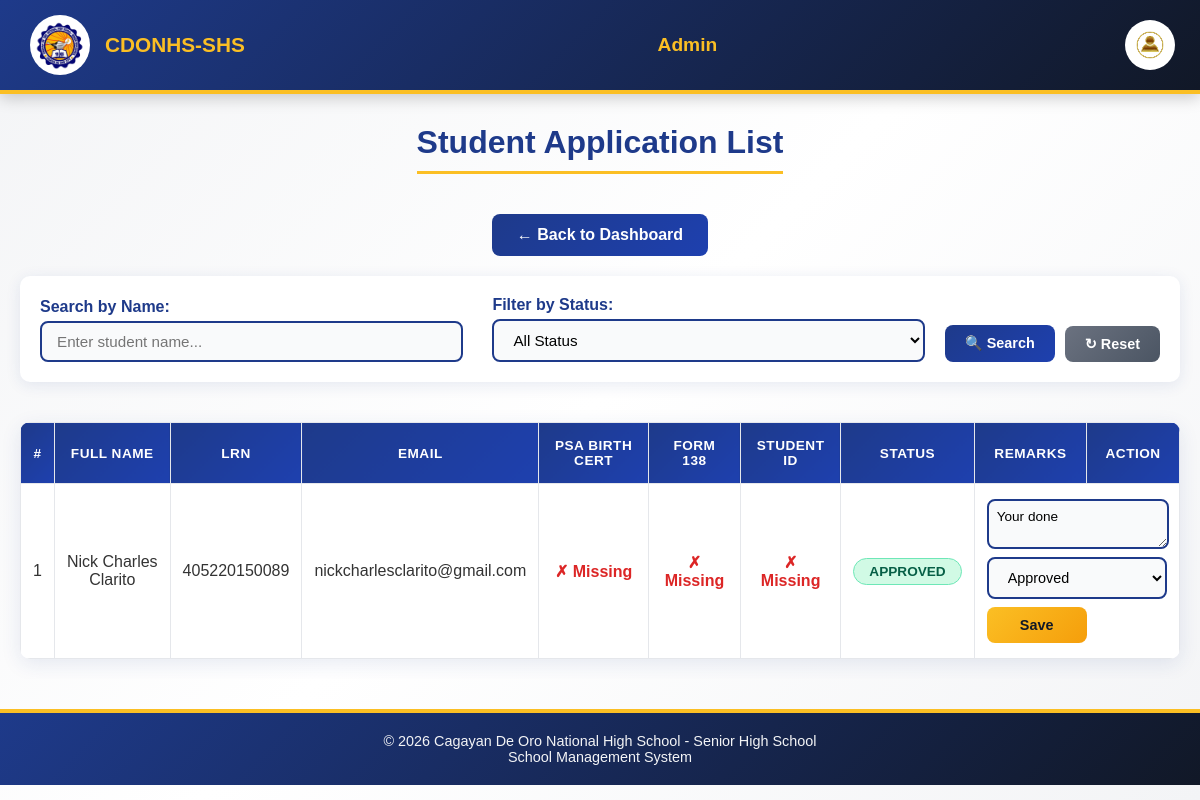
/Website_Files/Admin_Files/admin_student_application_list.php (signed in), run on an earlier commit of the app's database.
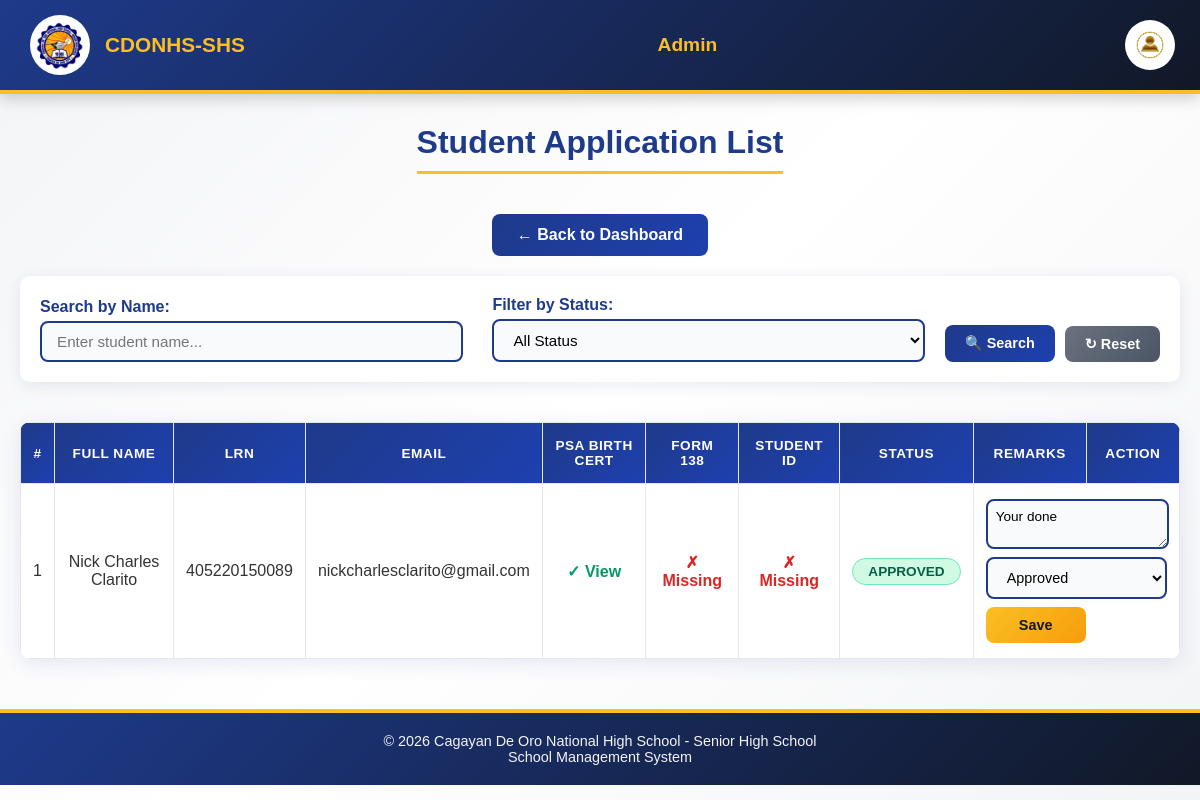
And on a later commit of the database.
### tables this page shows
CREATE TABLE `student_applications` (
  `application_id` int(11) NOT NULL,
  `first_name` varchar(100) NOT NULL,
  `last_name` varchar(100) NOT NULL,
  `middle_name` varchar(100) DEFAULT NULL,
  `extension_name` varchar(20) DEFAULT NULL,
  `lrn` varchar(12) NOT NULL,
  `date_of_birth` date NOT NULL,
  `gender` enum('male','female','other') NOT NULL,
  `civil_status` enum('single','married','divorced','widowed') NOT NULL,
  `house_number_street` varchar(255) NOT NULL,
  `barangay` varchar(100) NOT NULL,
  `city_municipality` varchar(100) NOT NULL,
  `province` varchar(100) NOT NULL,
  `contact_number` varchar(20) NOT NULL,
  `email` varchar(150) NOT NULL,
  `facebook_profile` varchar(255) DEFAULT NULL,
  `current_school` varchar(255) NOT NULL,
  `school_classification` enum('public','private') NOT NULL,
  `enrollment_type` enum('New','Transferee','Balik-Eskwela') NOT NULL DEFAULT 'New',
  `year_graduated` year(4) NOT NULL,
  `father_guardian_name` varchar(150) NOT NULL,
  `father_guardian_contact` varchar(20) NOT NULL,
  `mother_guardian_name` varchar(150) NOT NULL,
  `mother_guardian_contact` varchar(20) NOT NULL,
  `psa_birth_certificate` varchar(255) DEFAULT NULL,
  `form_138` varchar(255) DEFAULT NULL,
  `student_id_copy` varchar(255) DEFAULT NULL,
  `application_status` enum('Pending','Approved','Rejected') DEFAULT 'Pending',
  `remarks` text DEFAULT NULL,
  `date_submitted` timestamp NOT NULL DEFAULT current_timestamp(),
  `profile_image` varchar(255) DEFAULT NULL
);

### Website_Files/Admin_Files/admin_student_application_list.php (the view, shortened to what the changed rows need)
<?php
include "../../DB_Connection/Connection.php";
$sql = "SELECT * FROM student_applications WHERE 1=1";
$sql .= " ORDER BY application_id DESC";
$result = $connection->query($sql);
?>
<!DOCTYPE html>
<html lang="en">
<head>
    <link rel="stylesheet" href="../../Design/main_design.css">
    <link rel="stylesheet" href="../../Design/profile_dropdown.css">
    <link rel="stylesheet" href="../../Design/admin/application_list_design.css">
</head>
<body>
    <div class="page-title">
        <h1>Student Application List</h1>
    </div>
    <div class="table-container">
        <table>
            <thead>
                <tr>
                    <th>#</th>
                    <th>Full Name</th>
                    <th>LRN</th>
                    <th>Email</th>
                    <th>PSA Birth Cert</th>
                    <th>Form 138</th>
                    <th>Student ID</th>
                    <th>Status</th>
                    <th>Remarks</th>
                    <th>Action</th>
                </tr>
            </thead>
            <tbody>
                <?php if ($result->num_rows > 0): ?>
                    <?php $count = 1; ?>
                    <?php while ($row = $result->fetch_assoc()): ?>
                        <tr>
                            <td><?= $count++; ?></td>
                            <td><?= htmlspecialchars($row['first_name'] . ' ' . $row['last_name']); ?></td>
                            <td><?= htmlspecialchars($row['lrn']); ?></td>
                            <td><?= htmlspecialchars($row['email']); ?></td>
                            <td>
                                <?php if (!empty($row['psa_birth_certificate'])): ?>
                                    <a href="../../uploads/<?= htmlspecialchars($row['psa_birth_certificate']); ?>"
                                       target="_blank" class="doc-submitted">✓ View</a>
                                <?php else: ?>
                                    <span class="doc-missing">✗ Missing</span>
                                <?php endif; ?>
                            </td>
                            <td>
                                <?php if (!empty($row['form_138'])): ?>
                                    <a href="../../uploads/<?= htmlspecialchars($row['form_138']); ?>"
                                       target="_blank" class="doc-submitted">✓ View</a>
                                <?php else: ?>
                                    <span class="doc-missing">✗ Missing</span>
                                <?php endif; ?>
                            </td>
                            <td>
                                <?php if (!empty($row['student_id_copy'])): ?>
                                    <a href="../../uploads/<?= htmlspecialchars($row['student_id_copy']); ?>"
                                       target="_blank" class="doc-submitted">✓ View</a>
                                <?php else: ?>
                                    <span class="doc-missing">✗ Missing</span>
                                <?php endif; ?>
                            </td>
                            <td>
                                <?php
                                $statusClass = 'status-pending';
                                if ($row['application_status'] == 'Approved') $statusClass = 'status-approved';
                                ?>
                                <span class="status-badge <?= $statusClass; ?>">
                                    <?= htmlspecialchars($row['application_status']); ?>
                                </span>
                            </td>
                            <td colspan="2">
                                <form action="../../Back_End_Files/PHP_Files/student_update_remarks.php" method="POST" class="form-inline">
                                    <textarea name="remarks" rows="2" class="remarks-small" placeholder="Enter remarks..."><?= htmlspecialchars($row['remarks'] ?? ''); ?></textarea>
                                    <select name="application_status" required>
                                        <option value="Approved" <?= $row['application_status']=='Approved'?'selected':''; ?>>Approved</option>
                                    </select>
                                    <button type="submit" class="btn btn-save">Save</button>
                                </form>
                            </td>
                        </tr>
                    <?php endwhile; ?>
                <?php endif; ?>
            </tbody>
        </table>
    </div>
</body>
</html>

What changed in the data, as far as the page shows it:
changed student_applications "Nick Charles Clarito": psa_birth_certificate "✗ Missing" → "✓ View"
